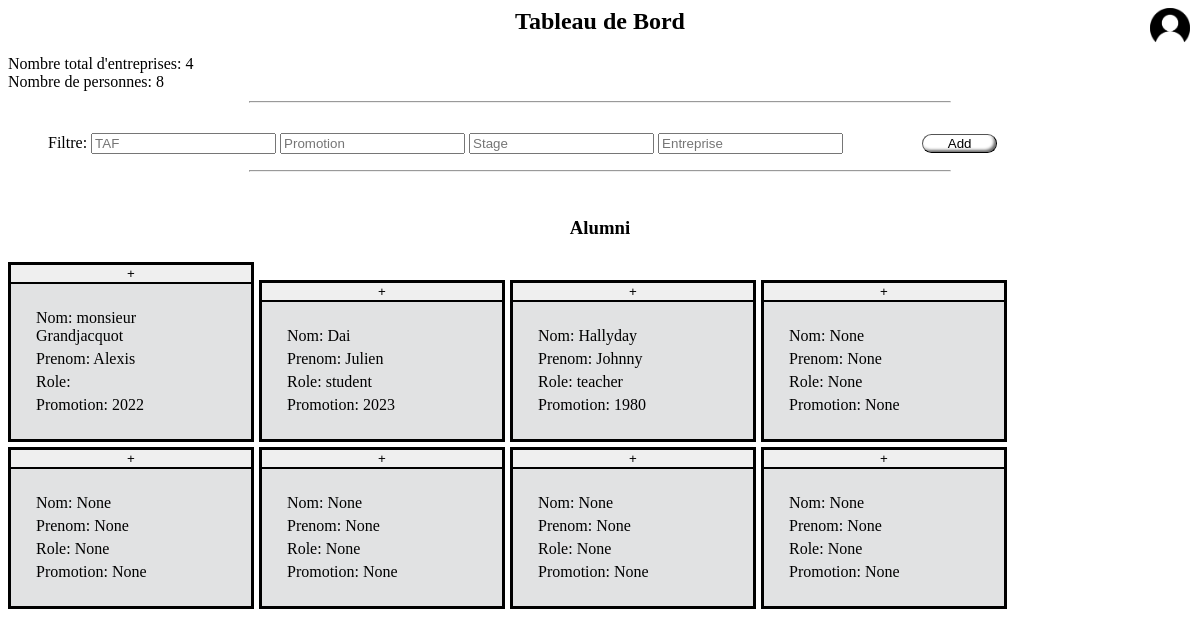
Before: /tableau_de_bord with the older database file.
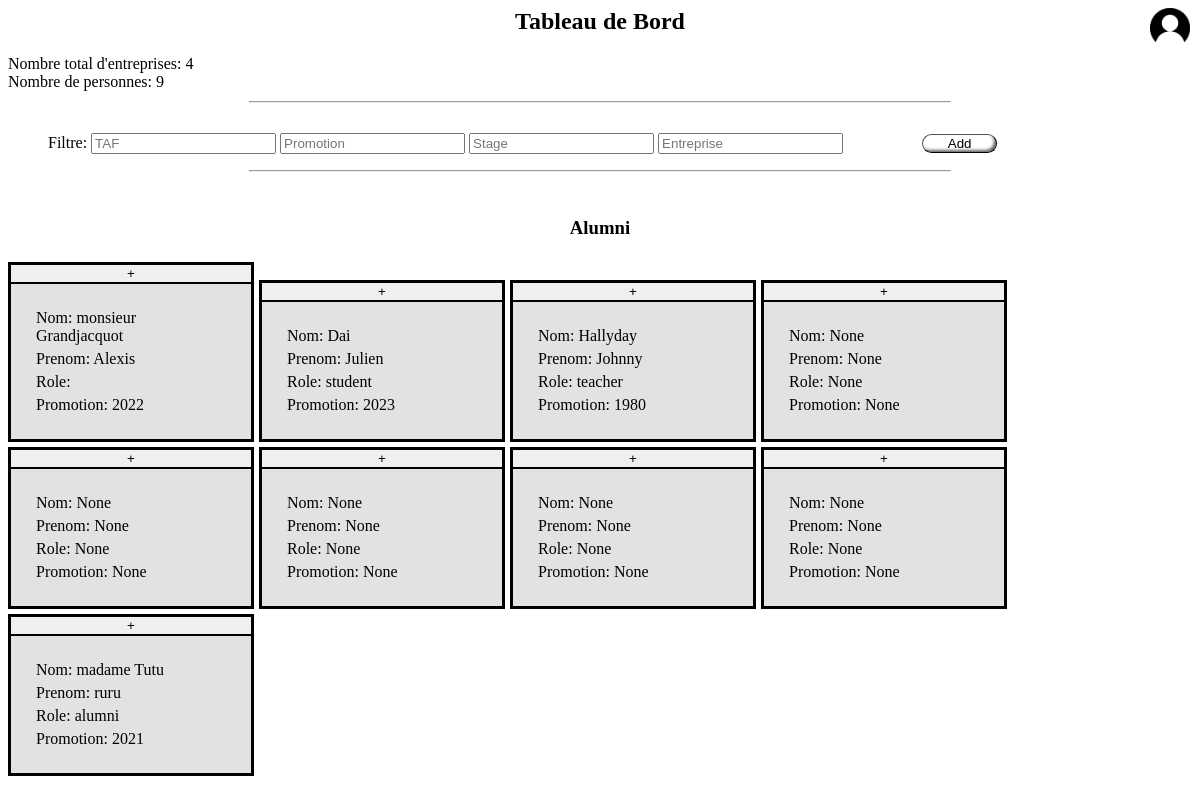
After: the same page with the newer database file.
### database/models.py (models this page shows)
class Person(db.Model):
    id = db.Column(db.Integer, primary_key=True)
    first_name = db.Column(db.String(50))
    last_name = db.Column(db.String(50))
    promotion = db.Column(db.Integer)
    role = db.Column(db.String(50))
    email=db.Column(db.String(50))
    etat_civil=db.Column(db.String(10))
    tafs=db.relationship('TAF', backref='people', secondary=junction_table_etudes)

### app.py (the view)
@app.route('/tableau_de_bord',methods=['GET','POST'])
def tableau_de_bord():
    id_connecte = request.args.get('id')
    admin=request.args.get('admin')
    people,pfes,all_tafs,organisations, positions=action_base_donnee()
    return flask.render_template("tableau_de_bord.html.jinja2", people=people, pfes=pfes, tafs=all_tafs,
                                 organisations=organisations, positions=positions,current_year=datetime.now().year,nombre_organisations=len(organisations),nombre_personnes=len(people),id_connecte=str(id_connecte),admin=admin)

### app.py (called while the page is built)
def action_base_donnee():
    people = Person.query.all()
    pfes = PFE.query.all()
    all_tafs = TAF.query.all()
    organisations = Organisation.query.all()
    positions = Position.query.all()
    return people, pfes, all_tafs, organisations, positions

### templates/tableau_de_bord.html.jinja2 (shortened to what this page needs)
<html lang="fr">
<head>
    <link rel="stylesheet" href="{{ url_for("static",filename="css/tableau_de_bord.css") }}">
</head>
<body>
<div class="haut">
    <h2> Tableau de Bord</h2>
    <span>Nombre total d'entreprises: {{ nombre_organisations }}<br>Nombre de personnes: {{ nombre_personnes }}  </span>
    {% if(admin!='admin') %}
<a class="profil" href="/informations_personnelles?id={{ id_connecte}}">
    <img class="profil" src="{{ url_for("static",filename="img/icon.png") }}">
</a>
    {% endif %}
    <HR class="ligne" WIDTH="700px">
</div>
    <nav class ="navigation">
        <ul>
            <ui>
                Filtre:
            </ui>
            <ui> <input type="text" placeholder="TAF" list="taf" id="input_taf">
            </ui>
            <ui>
            <input type="text" placeholder="Promotion" list="promotion" id="input_promotion">
            </ui>
            <ui>
                <input type="text" placeholder="Stage" list="stage" id="input_stage">
            </ui>
            <ui>
                <input type="text" placeholder="Entreprise" list="entreprise" id="input_entreprise">
            </ui>
            <ui>
                <button class="add" type="submit" onclick="get_input()" >Add</button>
            </ui>
        </ul>
    </nav>
<HR class="ligne" WIDTH="700px">
<br>
<div>
    <h3> Alumni</h3>
</div>
<ul class="everyone">
    {% for person in people %}
    <li class="someone_li" >
        <span>
             <button  id="button_plus" class="button_plus_moins" onclick="vue_plus(event.target.parentElement.parentElement)" >+</button>
            <ul class="someone">
                    {% if person.etat_civil!=none %}
                <li>
                   <span>  Nom: {{ person.etat_civil}} {{person.last_name }}</span>
                </li>
                    {% endif %}
                                {% if person.etat_civil==none %}
                <li>
                   <span>  Nom: {{person.last_name }}</span>
                </li>
                    {% endif %}
                <li>
                    <span>Prenom: {{ person.first_name }}</span>
                </li>
                <li>
                    <span>Role: {{ person.role }} </span>
                </li>
                <li>
                   <span> Promotion: <span id="promotion">{{ person.promotion }}</span></span>
                </li>
                    {% for pfe in pfes %}
                        {% if pfe.student.id == person.id %}
                            </li>
                        {% endif %}
                        {% endfor %}
            </ul>
        </span>
    {% endfor %}
</body>
</html>

### static/css/tableau_de_bord.css (style rules this page uses)
.profil { position: absolute; top:4px; right:5px; width: 40px; }
.ligne { margin-top: 10px; }
.add { border-radius:10px; background-color: white; border-width: 1px; width:75px; margin-left:75px ; margin-top: 15px; box-shadow: inset 2px 2px 3px rgba(255, 255, 255, 0.6), inset -2px -2px 3px rgba(0, 0, 0, 0.6); }
h2 { text-align: center; }
h3 { text-align: center; }
.someone { background: #e1e2e3; padding: 20px; }
.someone li { color: #000000; margin: 5px; list-style:none; }
.someone_li { display: inline-block; border: solid; margin-top:5px; margin-right:5px; }
.everyone { display: inline; padding:0; }
.button_plus_moins { width:100%; border-top: none; border-left: none; border-right: none; border-radius: 0; }

Changed rows visible on the page:
added Person: etat_civil "madame", last_name "Tutu", first_name "ruru", role "alumni", promotion "2021"
Other visible differences:
{{ nombre_personnes }}: "8" → "9"
